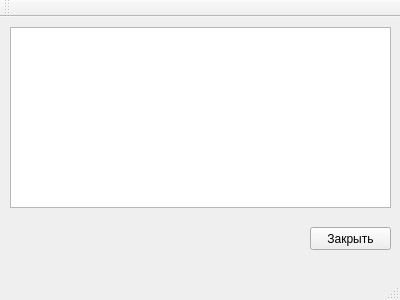
<?xml version="1.0" encoding="UTF-8"?>
<ui version="4.0">
 <class>myServer</class>
 <widget class="QMainWindow" name="myServer">
  <property name="geometry">
   <rect>
    <x>0</x>
    <y>0</y>
    <width>400</width>
    <height>300</height>
   </rect>
  </property>
  <property name="windowTitle">
   <string>myServer</string>
  </property>
  <widget class="QWidget" name="centralWidget">
   <widget class="QTextEdit" name="serverInfo">
    <property name="geometry">
     <rect>
      <x>10</x>
      <y>10</y>
      <width>381</width>
      <height>181</height>
     </rect>
    </property>
   </widget>
   <widget class="QPushButton" name="closeButton">
    <property name="geometry">
     <rect>
      <x>310</x>
      <y>210</y>
      <width>81</width>
      <height>23</height>
     </rect>
    </property>
    <property name="text">
     <string>Закрыть</string>
    </property>
   </widget>
  </widget>
  <widget class="QMenuBar" name="menuBar">
   <property name="geometry">
    <rect>
     <x>0</x>
     <y>0</y>
     <width>400</width>
     <height>21</height>
    </rect>
   </property>
  </widget>
  <widget class="QToolBar" name="mainToolBar">
   <attribute name="toolBarArea">
    <enum>TopToolBarArea</enum>
   </attribute>
   <attribute name="toolBarBreak">
    <bool>false</bool>
   </attribute>
  </widget>
  <widget class="QStatusBar" name="statusBar"/>
 </widget>
 <layoutdefault spacing="6" margin="11"/>
 <resources/>
 <connections/>
</ui>
